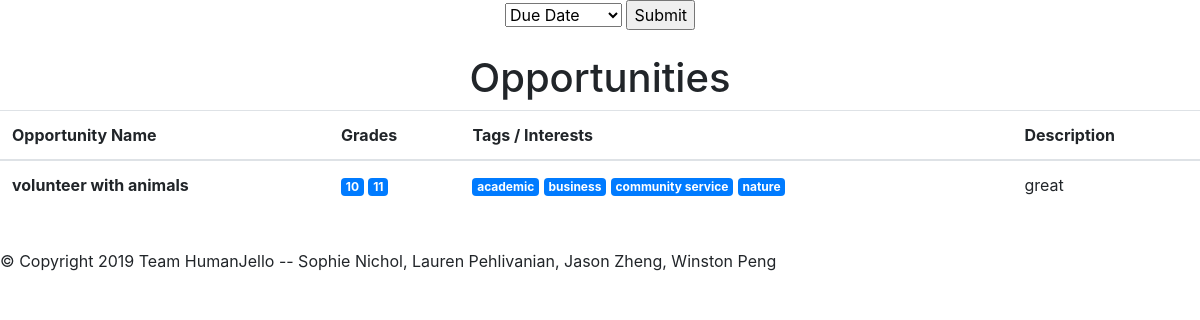
Before: /allOps (signed in) with the older database file.
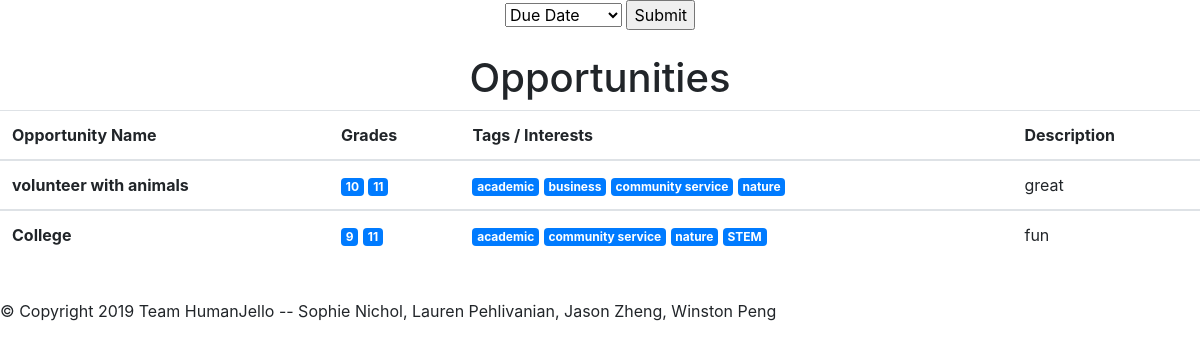
After: the same page with the newer database file.
### tables this page shows
CREATE TABLE opportunities (
                opid INTEGER PRIMARY KEY,
                name TEXT,
                events BOOLEAN,
                academic BOOLEAN,
                business BOOLEAN,
                community_service BOOLEAN,
                leadership BOOLEAN,
                museums BOOLEAN,
                nature BOOLEAN,
                stem BOOLEAN,
                humanities BOOLEAN,
                scholarships BOOLEAN,
                description TEXT,
                link TEXT,
                cost INTEGER,
                gr9 BOOLEAN,
                gr10 BOOLEAN,
                gr11 BOOLEAN,
                gr12 BOOLEAN,
                location TEXT,
                duedate TEXT,
                posted TEXT,
                start_date TEXT,
                end_date TEXT,
                notes TEXT
                );

### app.py (the view)
@app.route("/allOps")
def allOps():
    if checkAuth():
        collection = dbfunctions.getAllOps(c)
        print(collection)
        return render_template('allOps.html', op_list = collection)
    return redirect(url_for('root'))

### app.py (called while the page is built)
def checkAuth(): #checks if the user is logged in
    if "username" in session:
        return True
    else:
        return False

### dbfunctions.py (called while the page is built)
def getAllOps(c):
    c.execute("SELECT * FROM opportunities;")
    all = c.fetchall()
    return all

### templates/allOps.html (shortened to what this page needs)
{% extends "base.html" %}
{% block body %}
<div align="center">
  <form action="/action_page.php">
    <select name="cars">
      <option value="duedate">Due Date</option>
    </select>
  <input type="submit">
</form>
<br>
  <h1> Opportunities </h1>
  <table class="table">
    <thead>
      <tr>
        <th scope="col">Opportunity Name</th>
        <th scope="col">Grades</th>
        <th scope="col">Tags / Interests</th>
        <th scope="col">Description</th>
      </tr>
    </thead>
    {% for item in op_list %}
    <tbody>
      <tr>
        <th scope="row">{{item[1]}}</th>
        <td>
          {% if item[15] %}<span class="badge badge-primary">9</span>{% endif %}
          {% if item[16] %}<span class="badge badge-primary">10</span>{% endif %}
          {% if item[17] %}<span class="badge badge-primary">11</span>{% endif %}
        </td>
        <td>
          {% if item[3] %}<span class="badge badge-primary">academic</span>{% endif %}
          {% if item[4] %}<span class="badge badge-primary">business</span>{% endif %}
          {% if item[5] %}<span class="badge badge-primary">community service</span>{% endif %}
          {% if item[8] %}<span class="badge badge-primary">nature</span>{% endif %}
          {% if item[9] %}<span class="badge badge-primary">STEM</span>{% endif %}
        </td>
        <td><div style="overflow-y: scrollable;">{{item[12]}}</div></td>
      {% endfor %}
    </tbody>
  </table>
  <br>
</div>
{% endblock %}

### templates/base.html (shortened to what this page needs)
<!DOCTYPE html>
<html>
  <head>
    <link rel="stylesheet" href="https://stackpath.bootstrapcdn.com/bootstrap/4.3.1/css/bootstrap.min.css">
  </head>
  <body>
    {% block body %} {% endblock %}
  </body>
  <footer>
    <p>&copy; Copyright 2019 Team HumanJello -- Sophie Nichol, Lauren Pehlivanian, Jason Zheng, Winston Peng</p>
  </footer>
</html>

Changed rows visible on the page:
added opportunities: name "College", gr9 "9", gr11 "11", academic "academic", community_service "community service", nature "nature", stem "STEM", description "fun"
